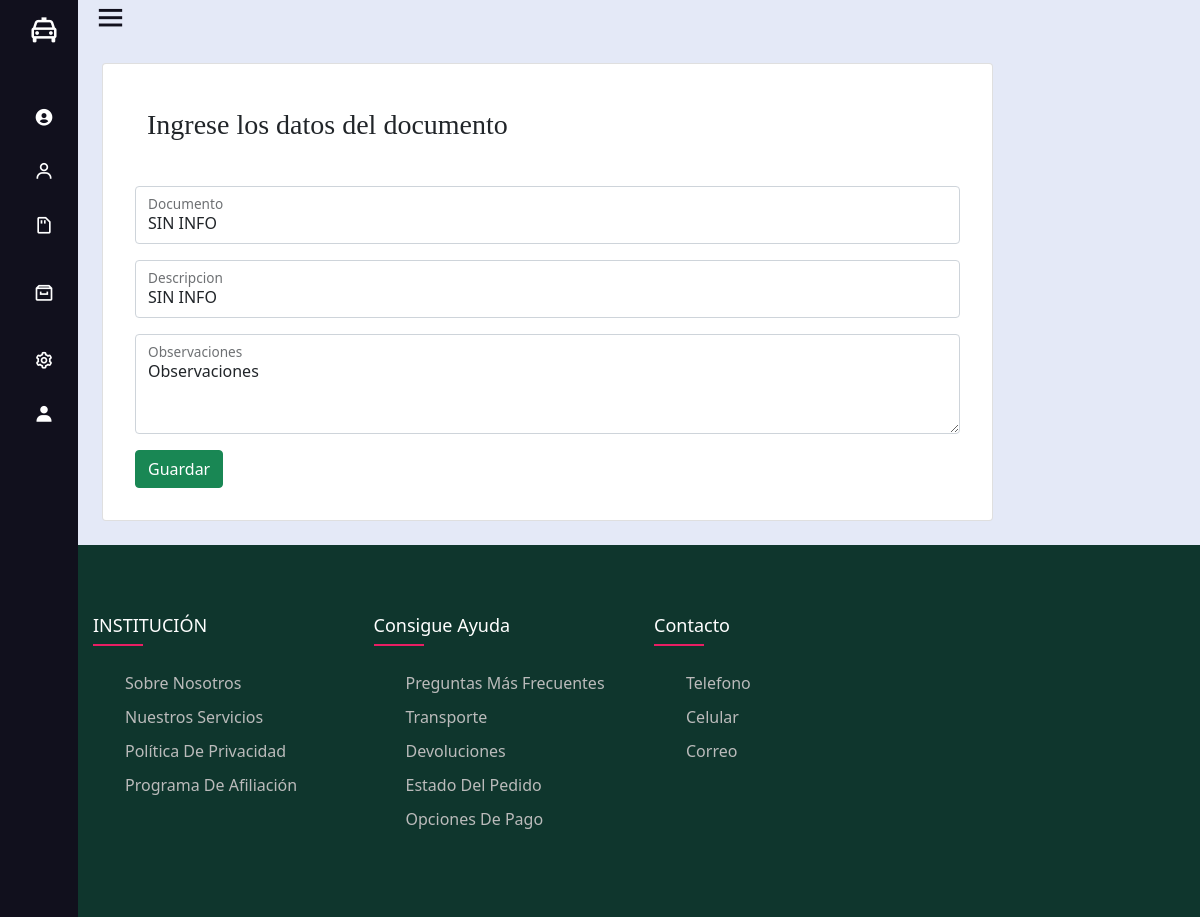
The app's page /documentType/edit/1 (signed in) with its own data.
### Aplicacion1/models.py (models this page shows, shortened)
class Tipodocumento(models.Model):
    id = models.AutoField(db_column='Id', primary_key=True)  # Field name made lowercase.
    documento = models.CharField(db_column='Documento', max_length=100)  # Field name made lowercase.
    descripcion = models.CharField(db_column='Descripcion', max_length=200, blank=True, null=True)  # Field name made lowercase.
    activo = models.IntegerField(db_column='Activo', blank=True, null=True)  # Field name made lowercase.
    estado = models.IntegerField(db_column='Estado')  # Field name made lowercase.
    obs = models.CharField(db_column='Obs', max_length=200, blank=True, null=True)  # Field name made lowercase.
    idusercrea = models.IntegerField(db_column='IdUserCrea', blank=True, null=True)  # Field name made lowercase.
    idusermodifica = models.IntegerField(db_column='IdUserModifica', blank=True, null=True)  # Field name made lowercase.
    fechacrea = models.DateTimeField(db_column='FechaCrea', blank=True, null=True)  # Field name made lowercase.
    fechamodifica = models.DateTimeField(db_column='FechaModifica', blank=True, null=True)  # Field name made lowercase.
    maqcrea = models.CharField(db_column='MaqCrea', max_length=50, blank=True, null=True)  # Field name made lowercase.
    maqmodifica = models.CharField(db_column='MaqModifica', max_length=50, blank=True, null=True)  # Field name made lowercase.
    class Meta:
        managed = True
        db_table = 'TipoDocumento'

### Aplicacion1/views.py (the view)
# urls.py: path('documentType/edit/<id>', views.editTipoDocumento, name = "editDocument"),
@login_required(login_url='signin')
def editTipoDocumento(request, id):
	Tiposdocumento=Tipodocumento.objects.get(id=id)
	return render(request,'paginas/type_doc/add.html', {"tipoDocumento": Tiposdocumento})

### Aplicacion1/templates/paginas/type_doc/add.html (shortened to what this page needs)
{% extends '../../layout.html' %}
{% block content %}
<div class="row">
    <div class="col-md-10">
        <div class="card p-3">
            <h3 class="title-card">Ingrese los datos del documento</h3>
            <div class="card-body">
                {% if tipoDocumento %}
                <form action="/documentType/modify/{{tipoDocumento.id}}" method="POST">{% csrf_token %}
                    <div class="form-floating mb-3">
                        <input type="text" class="form-control" name="Documento" id="floatingInput" placeholder="Nombres" value="{{tipoDocumento.documento}}">
                        <label for="floatingInput">Documento</label>
                    </div>
                    <div class="form-floating mb-3">
                        <input type="text" class="form-control" name="Descripcion" id="floatingInput" placeholder="Descripcion" value="{{tipoDocumento.descripcion}}">
                        <label for="floatingInput">Descripcion</label>
                    </div>
                    <div class="form-floating mb-3">
                        <textarea class="form-control" placeholder="Observaciones" id="floatingTextarea2" style="height: 100px" name="Obs">{{tipoDocumento.obs}}</textarea>
                        <label for="floatingTextarea2">Observaciones</label>
                    </div>
                    <div class="d-grip gap-2 d-md-flex   top-buffer">
                        <button class="btn btn-success">Guardar</button>
                    </div>
                </form>
                {% endif %}
            </div>
        </div>
    </div>
</div>
{% endblock %}

### ProyectoPNP/static/assets/css/style.css (style rules this page uses)
body { background-color: white; }
.title-card { font-family: 'Sahitya', serif; margin: 1em; }
.row { display: flex; flex-wrap: wrap; }

### records on screen
Tipodocumento: Documento "SIN INFO", Descripcion "SIN INFO", Obs "Observaciones"
